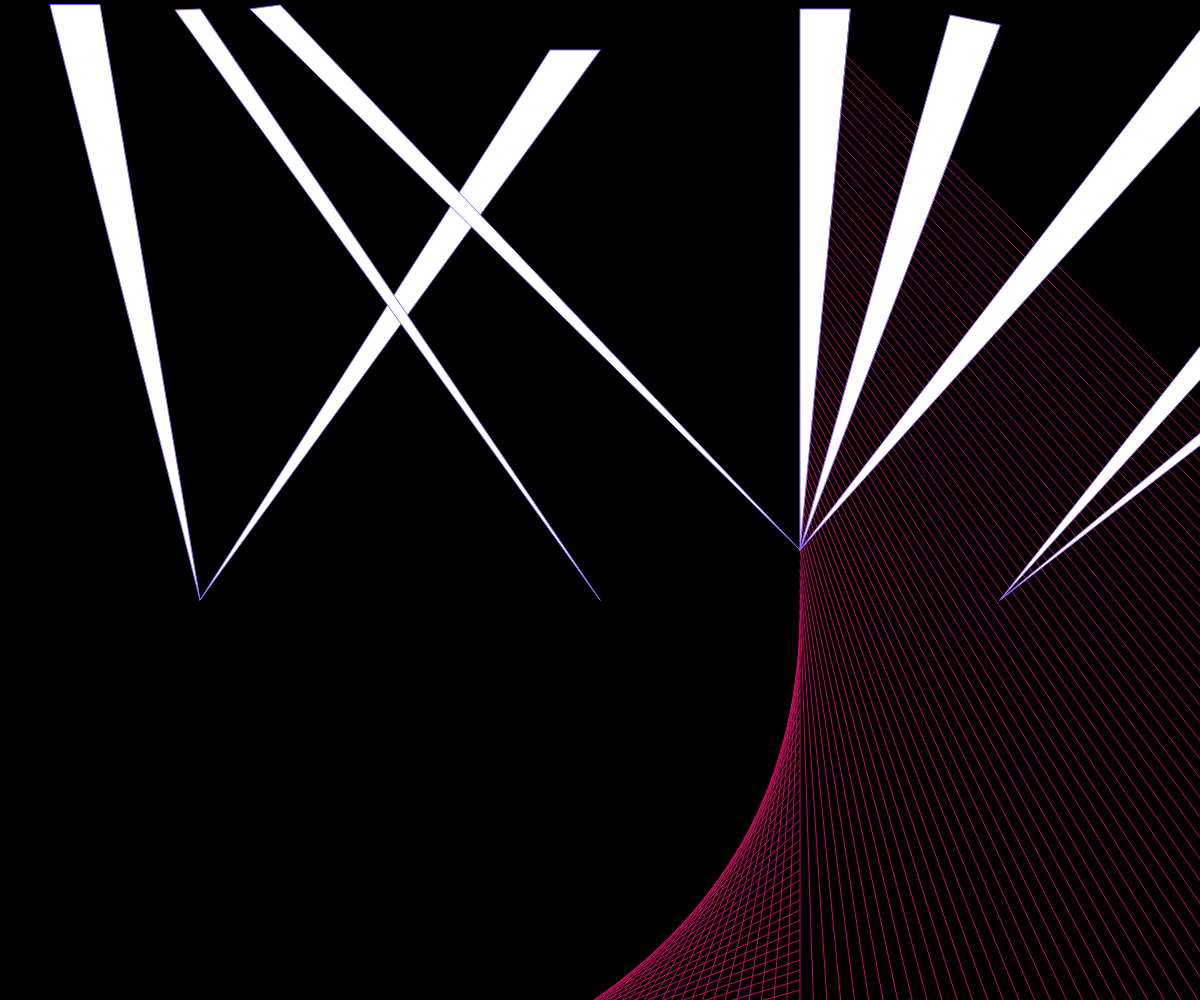
Frame 1 (no input)
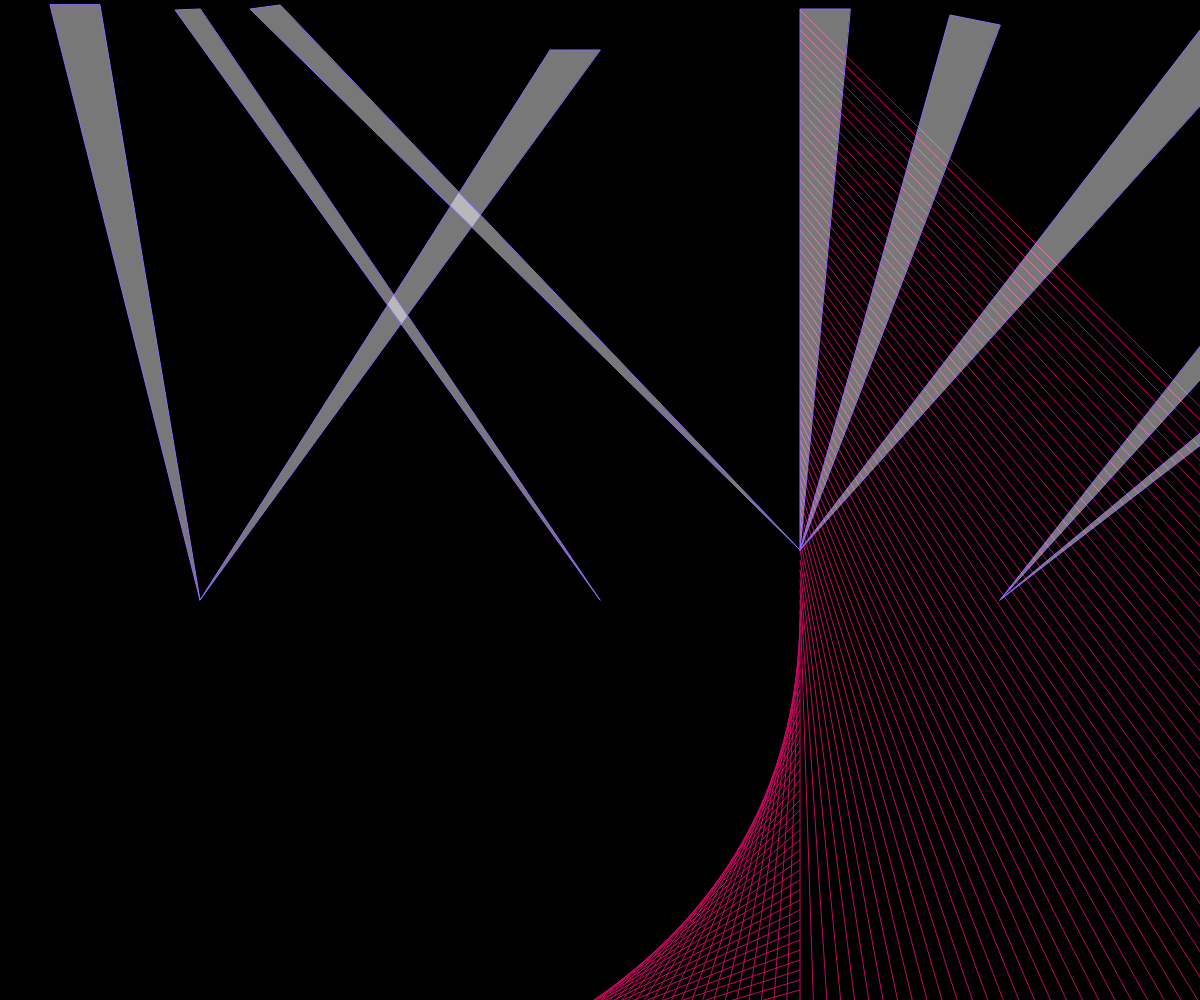
Frame 60 (no input)
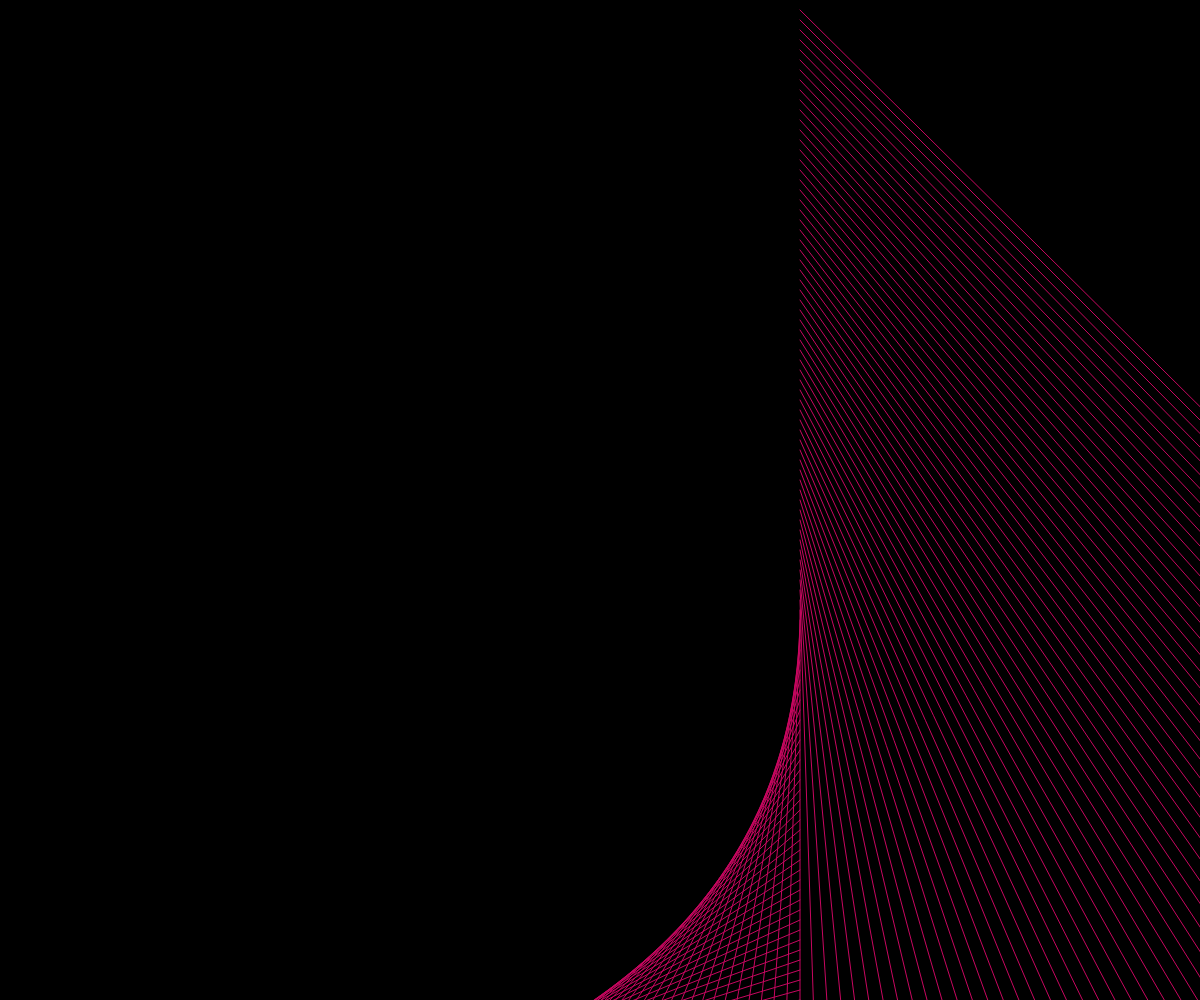
Frame 120 (the mouse pressed at the canvas centre since frame 60)

The p5.js sketch that drew these frames (run headless with seeded random() and noise() and a simulated clock; from frame 60 on, the mouse is pressed at the canvas centre):

// p5.js sketch
// ── sketch.js
var col = 0;

function setup() {
// Create a full screen canvas
createCanvas(windowWidth, windowHeight);





}
function draw() {
col = map(mouseX,0,width,0,255);
background(0,0,0);




let xpos = 0;
    for(let i = height ; i > 0 ; i = i - 10){
xpos = xpos + 20;
stroke(200,7,96);
      line(800,i,xpos,width)


//Up arrow turns stroke from purple to white
      if (keyIsPressed & keyCode === UP_ARROW ) {
          stroke(255);
        }
        else {
          stroke(145, 106, 2233);
        }


    }


//Click mouse and "lights" (white triangles) disappear
if(mouseIsPressed){
  trianglecolor = 0

}
else{
trianglecolor = (255,255,255);
  triangle(50,5,200,600,100,5);
  triangle(200,600,550,50,600,50);
  triangle(600,600,175,10,200,9);
  triangle(800,550,250,9,280,5);
  triangle(800,550,800,9,850,9);
  triangle(800,550,950,15,1000,25);
  triangle(800,550,1200,30,1250,50);
  triangle(1000,600,1500,50,1450,30);
  triangle(1000,600,1680,75,1600,100);

  fill(255,255,255,120);
  noStroke();

}



















}
